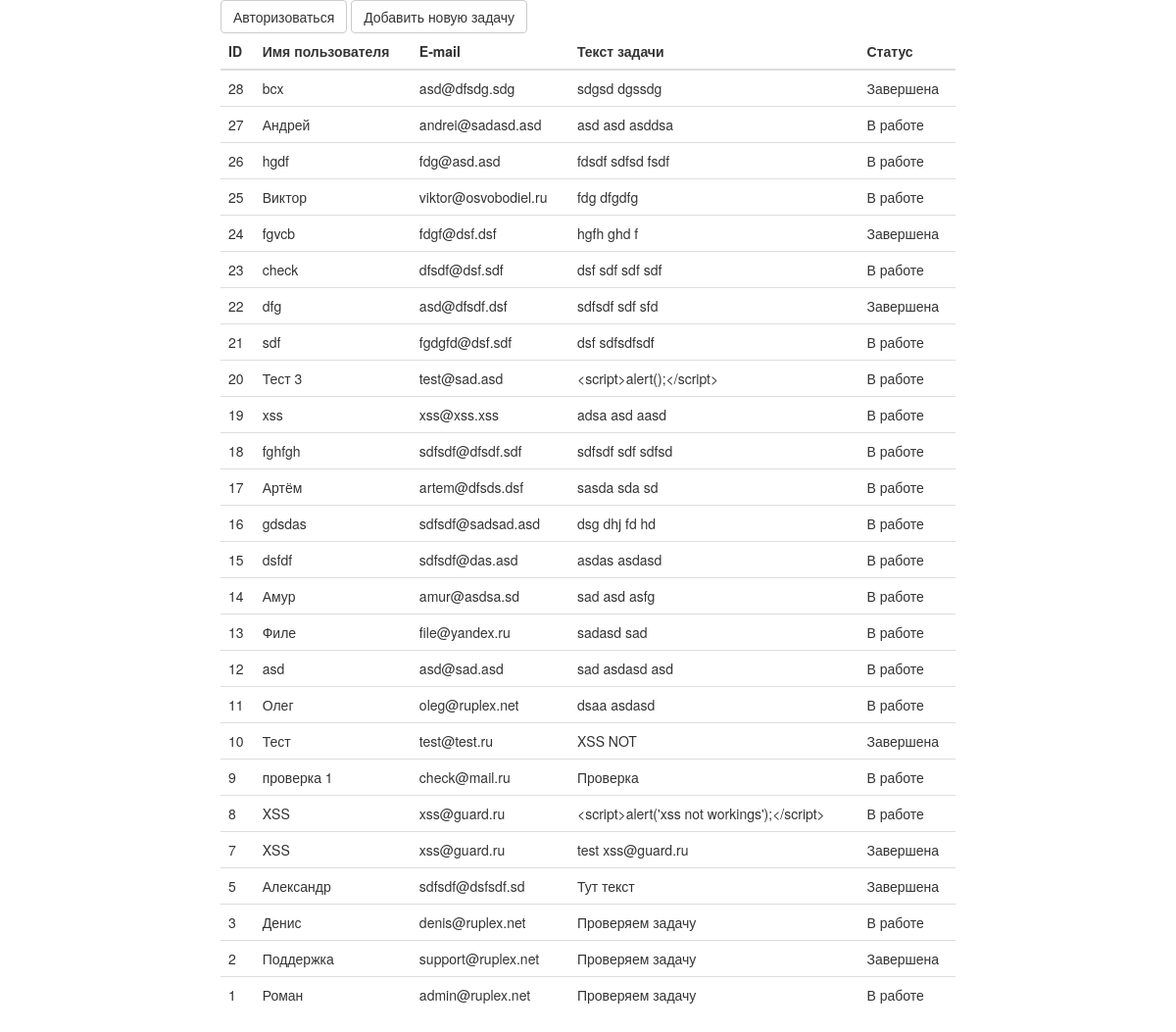
The page / on the database its author committed.
### tables this page shows
CREATE TABLE IF NOT EXISTS `tasks` (
  `ID` int(11) NOT NULL AUTO_INCREMENT,
  `NAME` varchar(20) NOT NULL,
  `EMAIL` varchar(320) NOT NULL,
  `TEXT` text NOT NULL,
  `STATUS` set('В работе','Завершена','','') NOT NULL,
  `LAST_CHANGE` timestamp NOT NULL DEFAULT CURRENT_TIMESTAMP,
  `CREATED` datetime NOT NULL,
  PRIMARY KEY (`ID`),
  UNIQUE KEY `ID` (`ID`),
  KEY `ID_2` (`ID`)
);

### application/core/model.php (called while the page is built, shortened)
<?php
	class Model {
		public function __construct(){
			$this->db = new mysqli(DB_HOST, DB_USER, DB_PASSWORD, DB_BNAME);
		}
	}

### application/core/view.php (called while the page is built)
<?php
	class View {
		function generate($template_view, $data = null){
			include 'application/views/'.$template_view;
		}
	}

### application/controllers/controller_main.php (called while the page is built, shortened)
<?php
	class Controller_Main extends Controller {
		function __construct(){
			$this->model = new Model_Main();
			$this->view = new View();
		}
		function action_index(){
			$is_authorize = false;
			$data = array();
			$data['IS_AUTH'] = $is_authorize;
			$data['LIST'] = $this->model->get_data();
			$this->view->generate('main_view.php', $data);
		}
	}

### application/bootstrap.php (called while the page is built, shortened)
<?php
	require_once(CORE_DIR.'model.php');
	require_once(CORE_DIR.'view.php');
	require_once(CORE_DIR.'route.php');
	Route::start();

### index.php (called while the page is built)
<?php
	require_once($_SERVER['DOCUMENT_ROOT'].'/application/bootstrap.php');

### application/models/model_main.php (called while the page is built, shortened)
<?php
	class Model_Main extends Model {
		public function get_list(){
			$result = $this->db->query('SELECT * FROM `tasks` ORDER BY `ID` DESC;');
			$rows = array();
			while($row = $result->fetch_array(MYSQLI_ASSOC)){
				$rows[] = $row;
			}
			return $rows;
		}
		public function get_data(){
			return $this->get_list();
		}
	}

### application/views/main_view.php (the view, shortened to what this page needs)
<!DOCTYPE html>
<html>
    <head>
		<link href="//code.ruplex.net/ruplex/versions/v1.1/css/ruplex.css" rel="stylesheet" type="text/css"/>
		<link rel="stylesheet" href="https://bootstraptema.ru/plugins/2015/bootstrap3/bootstrap.min.css" />
		<link rel="stylesheet" href="https://cdnjs.cloudflare.com/ajax/libs/font-awesome/4.7.0/css/font-awesome.min.css" />
		<link href="https://bootstraptema.ru/snippets/element/2020/bootstrap-table.css" rel="stylesheet" />
		<link href="/css/styles.css" rel="stylesheet" />
    </head>
    <body>
		<main>
			<section class="auth_form">
				<div class="wrapper">
				 <div class="container">
				 <div class="row">
				 <div class="col-md-8 col-md-offset-2">
				 <div class="fresh-table toolbar-color-blue">
					<div class="toolbar">
						<?if($data['IS_AUTH']):?>
						<a href="#" id="close_session_user" class="btn btn-default">Выйти</a>
						<?else:?>
						<a href="/auth/" class="btn btn-default">Авторизоваться</a>
						<?endif;?>
						<a href="#" id="add_task" target="_blank" class="btn btn-default add_task">Добавить новую задачу</a>
					</div>
				 <table id="fresh-table" class="table">
					<thead>
						<th data-field="id" data-sortable="true">ID</th>
						<th data-field="name" data-sortable="true">Имя пользователя</th>
						<th data-field="email" data-sortable="true">E-mail</th>
						<th data-field="task_text" data-sortable="true">Текст задачи</th>
						<th data-field="status" data-sortable="true">Статус</th>
					</thead>
					<tbody>
						<?foreach($data['LIST'] as $row):?>
						<tr data-task-id="<?=$row['ID']?>">
							<td data-name="ID"><?=$row['ID']?></td>
							<td data-name="NAME"><?=$row['NAME']?></td>
							<td data-name="EMAIL"><?=$row['EMAIL']?></td>
							<td data-name="TEXT"><?=$row['TEXT']?></td>
							<td data-name="STATUS"><?=$row['STATUS']?></td>
						</tr>
						<?endforeach;?>
					</tbody>
				 </table>
				 </div>
				 </div>
				 </div>
				 </div>
				</div>
			</section>
		</main>
	</body>
</html>

### application/core/route.php (shortened to what this page needs)
<?php
	class Route {
		static function start(){
			$action_name = 'index';
			$action_name = 'action_'.$action_name;
			$controller = new $controller_name;
			$action = $action_name;
			if(method_exists($controller, $action))
			{
				$controller->$action();
			}
			else
			{
				Route::ErrorPage404();
			}
		}
	}

### rows shown on the page
tasks: ID "28", NAME "bcx", EMAIL "asd@dfsdg.sdg", TEXT "sdgsd dgssdg", STATUS "Завершена"
tasks: ID "27", NAME "Андрей", EMAIL "andrei@sadasd.asd", TEXT "asd asd asddsa", STATUS "В работе"
tasks: ID "26", NAME "hgdf", EMAIL "fdg@asd.asd", TEXT "fdsdf sdfsd fsdf", STATUS "В работе"
tasks: ID "25", NAME "Виктор", EMAIL "viktor@osvobodiel.ru", TEXT "fdg dfgdfg", STATUS "В работе"
tasks: ID "24", NAME "fgvcb", EMAIL "fdgf@dsf.dsf", TEXT "hgfh ghd f", STATUS "Завершена"
tasks: ID "23", NAME "check", EMAIL "dfsdf@dsf.sdf", TEXT "dsf sdf sdf sdf", STATUS "В работе"
tasks: ID "22", NAME "dfg", EMAIL "asd@dfsdf.dsf", TEXT "sdfsdf sdf sfd", STATUS "Завершена"
tasks: ID "21", NAME "sdf", EMAIL "fgdgfd@dsf.sdf", TEXT "dsf sdfsdfsdf", STATUS "В работе"
tasks: ID "20", NAME "Тест 3", EMAIL "test@sad.asd", TEXT "<script>alert();</script>", STATUS "В работе"
tasks: ID "19", NAME "xss", EMAIL "xss@xss.xss", TEXT "adsa asd aasd", STATUS "В работе"
tasks: ID "18", NAME "fghfgh", EMAIL "sdfsdf@dfsdf.sdf", TEXT "sdfsdf sdf sdfsd", STATUS "В работе"
tasks: ID "17", NAME "Артём", EMAIL "artem@dfsds.dsf", TEXT "sasda sda sd", STATUS "В работе"
tasks: ID "16", NAME "gdsdas", EMAIL "sdfsdf@sadsad.asd", TEXT "dsg dhj fd hd", STATUS "В работе"
tasks: ID "15", NAME "dsfdf", EMAIL "sdfsdf@das.asd", TEXT "asdas asdasd", STATUS "В работе"
tasks: ID "14", NAME "Амур", EMAIL "amur@asdsa.sd", TEXT "sad asd asfg", STATUS "В работе"
tasks: ID "13", NAME "Филе", EMAIL "file@yandex.ru", TEXT "sadasd sad", STATUS "В работе"
tasks: ID "12", NAME "asd", EMAIL "asd@sad.asd", TEXT "sad asdasd asd", STATUS "В работе"
tasks: ID "11", NAME "Олег", EMAIL "oleg@ruplex.net", TEXT "dsaa asdasd", STATUS "В работе"
tasks: ID "10", NAME "Тест", EMAIL "test@test.ru", TEXT "XSS NOT", STATUS "Завершена"
tasks: ID "9", NAME "проверка 1", EMAIL "check@mail.ru", TEXT "Проверка", STATUS "В работе"
tasks: ID "8", NAME "XSS", EMAIL "xss@guard.ru", TEXT "<script>alert('xss not workings');</script>", STATUS "В работе"
tasks: ID "7", NAME "XSS", EMAIL "xss@guard.ru", TEXT "test xss@guard.ru", STATUS "Завершена"
tasks: ID "5", NAME "Александр", EMAIL "sdfsdf@dsfsdf.sd", TEXT "Тут текст", STATUS "Завершена"
tasks: ID "3", NAME "Денис", EMAIL "denis@ruplex.net", TEXT "Проверяем задачу", STATUS "В работе"
tasks: ID "2", NAME "Поддержка", EMAIL "support@ruplex.net", TEXT "Проверяем задачу", STATUS "Завершена"
tasks: ID "1", NAME "Роман", EMAIL "admin@ruplex.net", TEXT "Проверяем задачу", STATUS "В работе"
